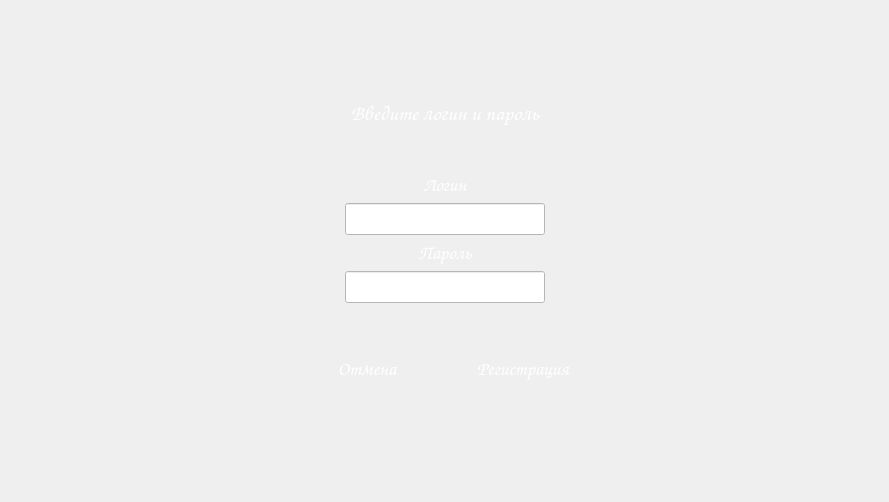
      <widget class="QWidget" name="pageSignup">
       <layout class="QHBoxLayout" name="horizontalLayout_16">
        <item>
         <spacer name="horizontalSpacer_19">
          <property name="orientation">
           <enum>Qt::Horizontal</enum>
          </property>
          <property name="sizeHint" stdset="0">
           <size>
            <width>184</width>
            <height>20</height>
           </size>
          </property>
         </spacer>
        </item>
        <item>
         <layout class="QVBoxLayout" name="verticalLayout_11">
          <item>
           <spacer name="verticalSpacer_21">
            <property name="orientation">
             <enum>Qt::Vertical</enum>
            </property>
            <property name="sizeHint" stdset="0">
             <size>
              <width>20</width>
              <height>40</height>
             </size>
            </property>
           </spacer>
          </item>
          <item>
           <widget class="QWidget" name="widgetLogin_2" native="true">
            <property name="minimumSize">
             <size>
              <width>500</width>
              <height>400</height>
             </size>
            </property>
            <property name="maximumSize">
             <size>
              <width>500</width>
              <height>400</height>
             </size>
            </property>
            <property name="autoFillBackground">
             <bool>false</bool>
            </property>
            <layout class="QGridLayout" name="gridLayout_2">
             <item row="1" column="0">
              <spacer name="verticalSpacer_22">
               <property name="orientation">
                <enum>Qt::Vertical</enum>
               </property>
               <property name="sizeType">
                <enum>QSizePolicy::Maximum</enum>
               </property>
               <property name="sizeHint" stdset="0">
                <size>
                 <width>10</width>
                 <height>40</height>
                </size>
               </property>
              </spacer>
             </item>
             <item row="2" column="0">
              <widget class="QLabel" name="label_6">
               <property name="font">
                <font>
                 <family>Comic Sans MS</family>
                 <pointsize>16</pointsize>
                 <strikeout>false</strikeout>
                 <kerning>true</kerning>
                </font>
               </property>
               <property name="cursor">
                <cursorShape>ArrowCursor</cursorShape>
               </property>
               <property name="autoFillBackground">
                <bool>false</bool>
               </property>
               <property name="text">
                <string>&lt;html&gt;&lt;head/&gt;&lt;body&gt;&lt;p align=&quot;center&quot;&gt;&lt;span style=&quot; color:#ffffff;&quot;&gt;Введите логин и пароль&lt;/span&gt;&lt;/p&gt;&lt;/body&gt;&lt;/html&gt;</string>
               </property>
               <property name="textFormat">
                <enum>Qt::AutoText</enum>
               </property>
               <property name="alignment">
                <set>Qt::AlignCenter</set>
               </property>
              </widget>
             </item>
             <item row="6" column="0">
              <layout class="QHBoxLayout" name="horizontalLayout_14">
               <item>
                <spacer name="horizontalSpacer_15">
                 <property name="orientation">
                  <enum>Qt::Horizontal</enum>
                 </property>
                 <property name="sizeHint" stdset="0">
                  <size>
                   <width>40</width>
                   <height>20</height>
                  </size>
                 </property>
                </spacer>
               </item>
               <item>
                <widget class="QPushButton" name="cancelButton_2">
                 <property name="sizePolicy">
                  <sizepolicy hsizetype="Minimum" vsizetype="Fixed">
                   <horstretch>0</horstretch>
                   <verstretch>0</verstretch>
                  </sizepolicy>
                 </property>
                 <property name="minimumSize">
                  <size>
                   <width>150</width>
                   <height>40</height>
                  </size>
                 </property>
                 <property name="maximumSize">
                  <size>
                   <width>230</width>
                   <height>16777215</height>
                  </size>
                 </property>
                 <property name="font">
                  <font>
                   <family>Comic Sans MS</family>
                   <pointsize>14</pointsize>
                   <weight>50</weight>
                   <italic>false</italic>
                   <bold>false</bold>
                  </font>
                 </property>
                 <property name="styleSheet">
                  <string notr="true">background-color: rgb(255, 255, 255);
color: rgb(255, 255, 255);
background-image: url(:/images/res/button.png);</string>
                 </property>
                 <property name="text">
                  <string>Отмена</string>
                 </property>
                 <property name="flat">
                  <bool>true</bool>
                 </property>
                </widget>
               </item>
               <item>
                <widget class="QPushButton" name="signupButton">
                 <property name="sizePolicy">
                  <sizepolicy hsizetype="Minimum" vsizetype="Fixed">
                   <horstretch>0</horstretch>
                   <verstretch>0</verstretch>
                  </sizepolicy>
                 </property>
                 <property name="minimumSize">
                  <size>
                   <width>150</width>
                   <height>40</height>
                  </size>
                 </property>
                 <property name="maximumSize">
                  <size>
                   <width>230</width>
                   <height>16777215</height>
                  </size>
                 </property>
                 <property name="font">
                  <font>
                   <family>Comic Sans MS</family>
                   <pointsize>14</pointsize>
                   <weight>50</weight>
                   <italic>false</italic>
                   <bold>false</bold>
                  </font>
                 </property>
                 <property name="styleSheet">
                  <string notr="true">background-color: rgb(255, 255, 255);
color: rgb(255, 255, 255);
background-image: url(:/images/res/button.png);</string>
                 </property>
                 <property name="text">
                  <string>Регистрация</string>
                 </property>
                 <property name="flat">
                  <bool>true</bool>
                 </property>
                </widget>
               </item>
               <item>
                <spacer name="horizontalSpacer_16">
                 <property name="orientation">
                  <enum>Qt::Horizontal</enum>
                 </property>
                 <property name="sizeType">
                  <enum>QSizePolicy::Expanding</enum>
                 </property>
                 <property name="sizeHint" stdset="0">
                  <size>
                   <width>20</width>
                   <height>20</height>
                  </size>
                 </property>
                </spacer>
               </item>
              </layout>
             </item>
             <item row="4" column="0">
              <layout class="QHBoxLayout" name="horizontalLayout_15">
               <item>
                <spacer name="horizontalSpacer_17">
                 <property name="orientation">
                  <enum>Qt::Horizontal</enum>
                 </property>
                 <property name="sizeHint" stdset="0">
                  <size>
                   <width>40</width>
                   <height>20</height>
                  </size>
                 </property>
                </spacer>
               </item>
               <item>
                <layout class="QVBoxLayout" name="verticalLayout_12">
                 <item>
                  <widget class="QLabel" name="label_7">
                   <property name="font">
                    <font>
                     <family>Comic Sans MS</family>
                     <pointsize>10</pointsize>
                    </font>
                   </property>
                   <property name="styleSheet">
                    <string notr="true"/>
                   </property>
                   <property name="text">
                    <string>&lt;html&gt;&lt;head/&gt;&lt;body&gt;&lt;p align=&quot;center&quot;&gt;&lt;span style=&quot; font-size:14pt; color:#ffffff;&quot;&gt;Логин&lt;/span&gt;&lt;/p&gt;&lt;/body&gt;&lt;/html&gt;</string>
                   </property>
                   <property name="alignment">
                    <set>Qt::AlignCenter</set>
                   </property>
                  </widget>
                 </item>
                 <item>
                  <widget class="QLineEdit" name="username_2">
                   <property name="minimumSize">
                    <size>
                     <width>200</width>
                     <height>30</height>
                    </size>
                   </property>
                   <property name="font">
                    <font>
                     <family>Comic Sans MS</family>
                     <pointsize>14</pointsize>
                    </font>
                   </property>
                   <property name="autoFillBackground">
                    <bool>false</bool>
                   </property>
                   <property name="styleSheet">
                    <string notr="true">background-color: rgb(255, 255, 255);</string>
                   </property>
                  </widget>
                 </item>
                 <item>
                  <widget class="QLabel" name="label_8">
                   <property name="font">
                    <font>
                     <family>Comic Sans MS</family>
                     <pointsize>10</pointsize>
                    </font>
                   </property>
                   <property name="text">
                    <string>&lt;html&gt;&lt;head/&gt;&lt;body&gt;&lt;p align=&quot;center&quot;&gt;&lt;span style=&quot; font-size:14pt; color:#ffffff;&quot;&gt;Пароль&lt;/span&gt;&lt;/p&gt;&lt;/body&gt;&lt;/html&gt;</string>
                   </property>
                   <property name="alignment">
                    <set>Qt::AlignCenter</set>
                   </property>
                  </widget>
                 </item>
                 <item>
                  <widget class="QLineEdit" name="password_2">
                   <property name="minimumSize">
                    <size>
                     <width>200</width>
                     <height>30</height>
                    </size>
                   </property>
                   <property name="font">
                    <font>
                     <family>Comic Sans MS</family>
                     <pointsize>14</pointsize>
                    </font>
                   </property>
                   <property name="autoFillBackground">
                    <bool>false</bool>
                   </property>
                   <property name="styleSheet">
                    <string notr="true">background-color: rgb(255, 255, 255);</string>
                   </property>
                   <property name="frame">
                    <bool>true</bool>
                   </property>
                   <property name="echoMode">
                    <enum>QLineEdit::Password</enum>
                   </property>
                  </widget>
                 </item>
                </layout>
               </item>
               <item>
                <spacer name="horizontalSpacer_18">
                 <property name="orientation">
                  <enum>Qt::Horizontal</enum>
                 </property>
                 <property name="sizeHint" stdset="0">
                  <size>
                   <width>40</width>
                   <height>20</height>
                  </size>
                 </property>
                </spacer>
               </item>
              </layout>
             </item>
             <item row="5" column="0">
              <spacer name="verticalSpacer_23">
               <property name="orientation">
                <enum>Qt::Vertical</enum>
               </property>
               <property name="sizeType">
                <enum>QSizePolicy::Maximum</enum>
               </property>
               <property name="sizeHint" stdset="0">
                <size>
                 <width>20</width>
                 <height>40</height>
                </size>
               </property>
              </spacer>
             </item>
             <item row="3" column="0">
              <spacer name="verticalSpacer_24">
               <property name="orientation">
                <enum>Qt::Vertical</enum>
               </property>
               <property name="sizeType">
                <enum>QSizePolicy::Maximum</enum>
               </property>
               <property name="sizeHint" stdset="0">
                <size>
                 <width>20</width>
                 <height>40</height>
                </size>
               </property>
              </spacer>
             </item>
             <item row="7" column="0">
              <spacer name="verticalSpacer_25">
               <property name="orientation">
                <enum>Qt::Vertical</enum>
               </property>
               <property name="sizeHint" stdset="0">
                <size>
                 <width>20</width>
                 <height>40</height>
                </size>
               </property>
              </spacer>
             </item>
            </layout>
           </widget>
          </item>
          <item>
           <spacer name="verticalSpacer_26">
            <property name="orientation">
             <enum>Qt::Vertical</enum>
            </property>
            <property name="sizeHint" stdset="0">
             <size>
              <width>20</width>
              <height>40</height>
             </size>
            </property>
           </spacer>
          </item>
         </layout>
        </item>
        <item>
         <spacer name="horizontalSpacer_20">
          <property name="orientation">
           <enum>Qt::Horizontal</enum>
          </property>
          <property name="sizeHint" stdset="0">
           <size>
            <width>183</width>
            <height>20</height>
           </size>
          </property>
         </spacer>
        </item>
       </layout>
      </widget>
